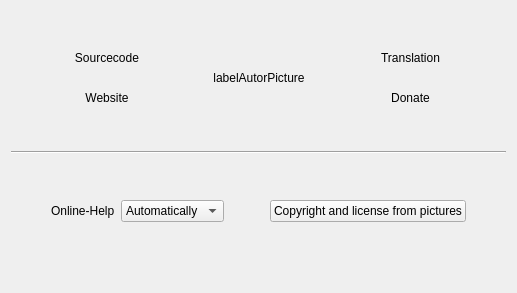
          <widget class="QWidget" name="tabAbout">
           <attribute name="title">
            <string notr="true"/>
           </attribute>
           <layout class="QVBoxLayout" name="verticalLayout_3" stretch="0,0,0,0,0,0,0,0">
            <item>
             <spacer name="verticalSpacer_7">
              <property name="orientation">
               <enum>Qt::Vertical</enum>
              </property>
              <property name="sizeHint" stdset="0">
               <size>
                <width>20</width>
                <height>40</height>
               </size>
              </property>
             </spacer>
            </item>
            <item>
             <layout class="QGridLayout" name="gridLayout_7">
              <item row="1" column="1">
               <widget class="QLabel" name="labelAutorPicture">
                <property name="maximumSize">
                 <size>
                  <width>100</width>
                  <height>100</height>
                 </size>
                </property>
                <property name="text">
                 <string notr="true">labelAutorPicture</string>
                </property>
                <property name="scaledContents">
                 <bool>true</bool>
                </property>
                <property name="alignment">
                 <set>Qt::AlignCenter</set>
                </property>
               </widget>
              </item>
              <item row="2" column="2">
               <widget class="QLabel" name="labelDonateUrl">
                <property name="text">
                 <string>Donate</string>
                </property>
                <property name="alignment">
                 <set>Qt::AlignCenter</set>
                </property>
                <property name="openExternalLinks">
                 <bool>true</bool>
                </property>
               </widget>
              </item>
              <item row="0" column="2">
               <widget class="QLabel" name="labelLanguageUrl">
                <property name="text">
                 <string notr="true">Translation</string>
                </property>
                <property name="alignment">
                 <set>Qt::AlignCenter</set>
                </property>
                <property name="openExternalLinks">
                 <bool>true</bool>
                </property>
               </widget>
              </item>
              <item row="2" column="0">
               <widget class="QLabel" name="labelWebSiteUrl">
                <property name="text">
                 <string notr="true">Website</string>
                </property>
                <property name="alignment">
                 <set>Qt::AlignCenter</set>
                </property>
                <property name="openExternalLinks">
                 <bool>true</bool>
                </property>
               </widget>
              </item>
              <item row="0" column="0">
               <widget class="QLabel" name="labelSourcecodeUrl">
                <property name="text">
                 <string notr="true">Sourcecode</string>
                </property>
                <property name="alignment">
                 <set>Qt::AlignCenter</set>
                </property>
                <property name="openExternalLinks">
                 <bool>true</bool>
                </property>
               </widget>
              </item>
             </layout>
            </item>
            <item>
             <spacer name="verticalSpacer_11">
              <property name="orientation">
               <enum>Qt::Vertical</enum>
              </property>
              <property name="sizeHint" stdset="0">
               <size>
                <width>20</width>
                <height>40</height>
               </size>
              </property>
             </spacer>
            </item>
            <item>
             <widget class="Line" name="line_13">
              <property name="orientation">
               <enum>Qt::Horizontal</enum>
              </property>
             </widget>
            </item>
            <item>
             <spacer name="verticalSpacer_12">
              <property name="orientation">
               <enum>Qt::Vertical</enum>
              </property>
              <property name="sizeHint" stdset="0">
               <size>
                <width>20</width>
                <height>40</height>
               </size>
              </property>
             </spacer>
            </item>
            <item>
             <layout class="QHBoxLayout" name="horizontalLayout_10">
              <item>
               <spacer name="horizontalSpacer_12">
                <property name="orientation">
                 <enum>Qt::Horizontal</enum>
                </property>
                <property name="sizeHint" stdset="0">
                 <size>
                  <width>40</width>
                  <height>20</height>
                 </size>
                </property>
               </spacer>
              </item>
              <item>
               <widget class="QLabel" name="label_20">
                <property name="text">
                 <string notr="true">Online-Help</string>
                </property>
               </widget>
              </item>
              <item>
               <widget class="QComboBox" name="comboBoxOnlineHelp">
                <property name="currentText">
                 <string notr="true">Automatically</string>
                </property>
                <item>
                 <property name="text">
                  <string notr="true">Automatically</string>
                 </property>
                </item>
               </widget>
              </item>
              <item>
               <spacer name="horizontalSpacer_6">
                <property name="orientation">
                 <enum>Qt::Horizontal</enum>
                </property>
                <property name="sizeHint" stdset="0">
                 <size>
                  <width>40</width>
                  <height>20</height>
                 </size>
                </property>
               </spacer>
              </item>
              <item>
               <widget class="QPushButton" name="pushButtonLicense">
                <property name="text">
                 <string>Copyright and license from pictures</string>
                </property>
               </widget>
              </item>
              <item>
               <spacer name="horizontalSpacer_10">
                <property name="orientation">
                 <enum>Qt::Horizontal</enum>
                </property>
                <property name="sizeHint" stdset="0">
                 <size>
                  <width>40</width>
                  <height>20</height>
                 </size>
                </property>
               </spacer>
              </item>
             </layout>
            </item>
            <item>
             <layout class="QHBoxLayout" name="horizontalLayout_15">
              <item>
               <spacer name="horizontalSpacer_5">
                <property name="orientation">
                 <enum>Qt::Horizontal</enum>
                </property>
                <property name="sizeHint" stdset="0">
                 <size>
                  <width>40</width>
                  <height>20</height>
                 </size>
                </property>
               </spacer>
              </item>
              <item>
               <spacer name="horizontalSpacer_11">
                <property name="orientation">
                 <enum>Qt::Horizontal</enum>
                </property>
                <property name="sizeHint" stdset="0">
                 <size>
                  <width>40</width>
                  <height>20</height>
                 </size>
                </property>
               </spacer>
              </item>
             </layout>
            </item>
            <item>
             <spacer name="verticalSpacer_14">
              <property name="orientation">
               <enum>Qt::Vertical</enum>
              </property>
              <property name="sizeHint" stdset="0">
               <size>
                <width>20</width>
                <height>40</height>
               </size>
              </property>
             </spacer>
            </item>
           </layout>
          </widget>
